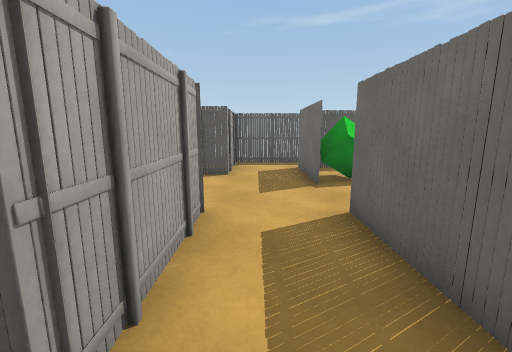
View 1 (above)

18 first-person views from a walk through a Unity game level. The camera is 1.3 m above the floor, tilts 10° down and sees 90° across. The floor is counted in squares, 1 m on a side. Each view is taken from the middle of a square. On the plan, view 1 faces up. The plan holds only what a view shows up to about 13 squares ahead; the rest is blank. The place goes on beyond the plan. The player character is not drawn.

View 2
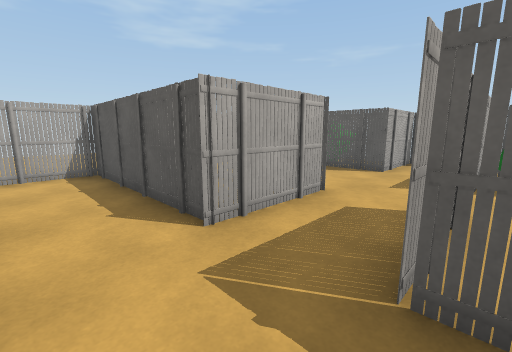

View 3
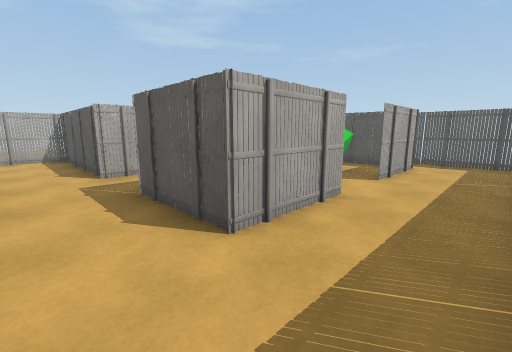

View 4
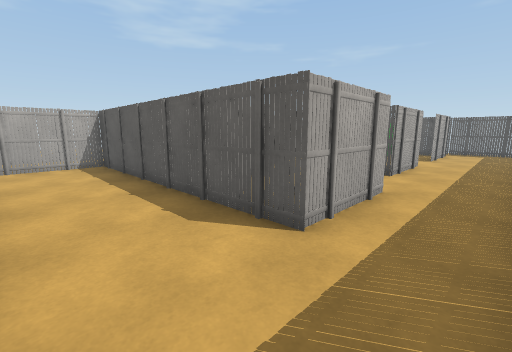

View 5
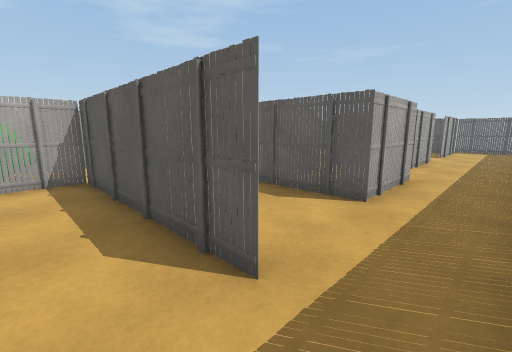

View 6
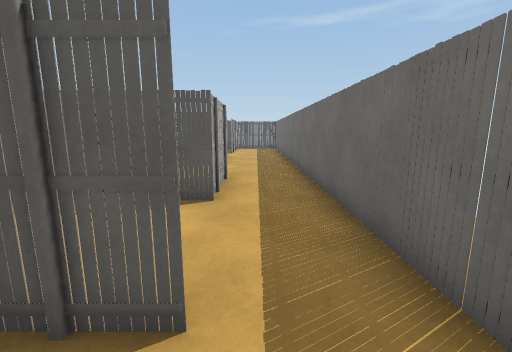

View 7
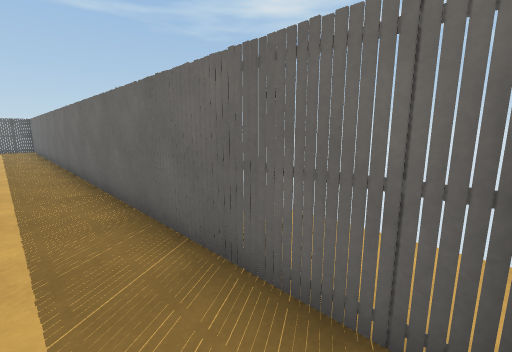

View 8
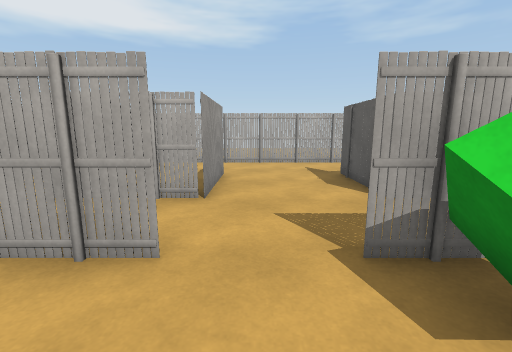

View 9
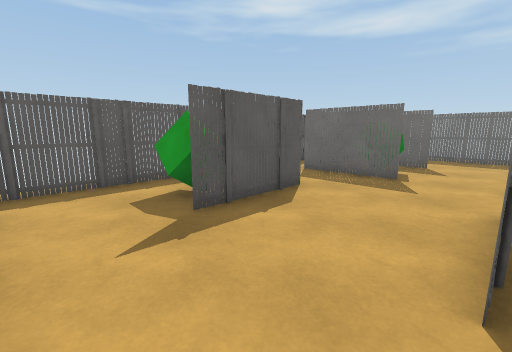

View 10
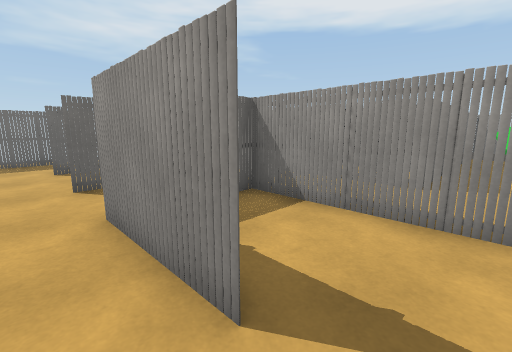

View 11
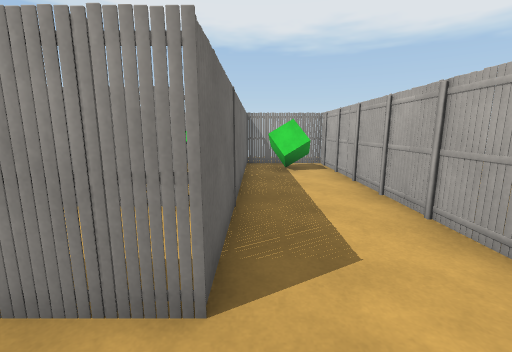

View 12
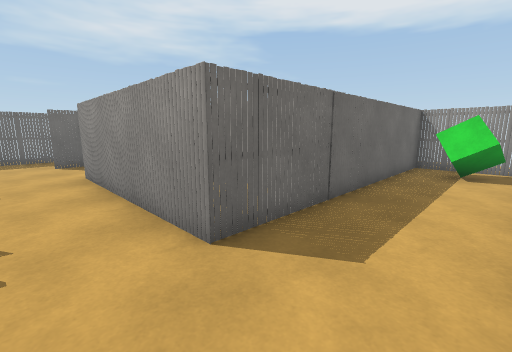

View 13
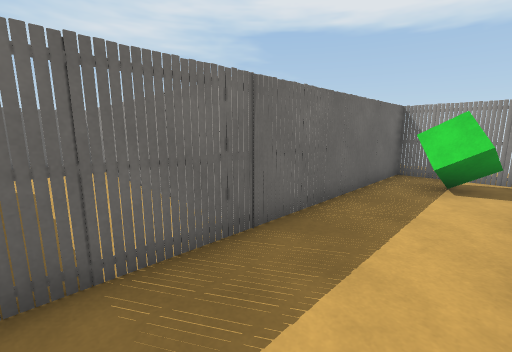

View 14
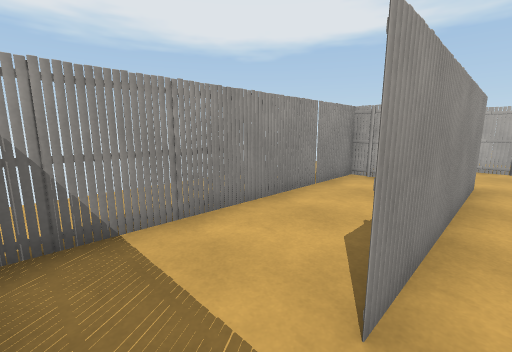

View 15
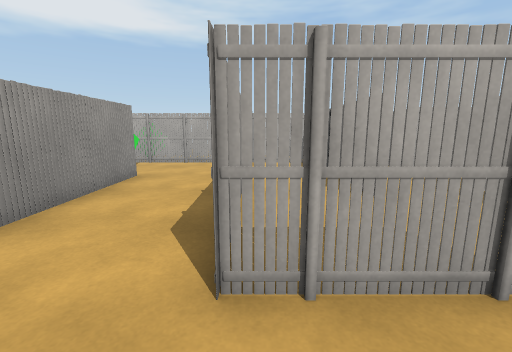

View 16
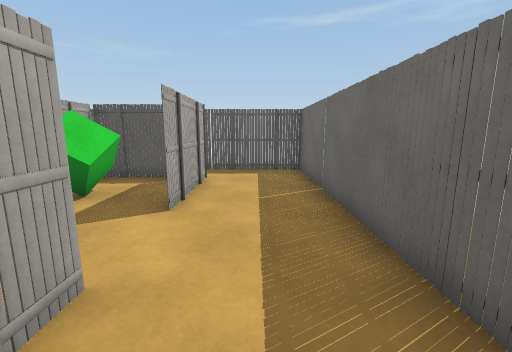

View 17
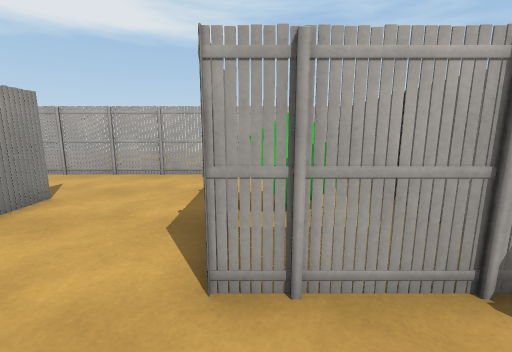

View 18
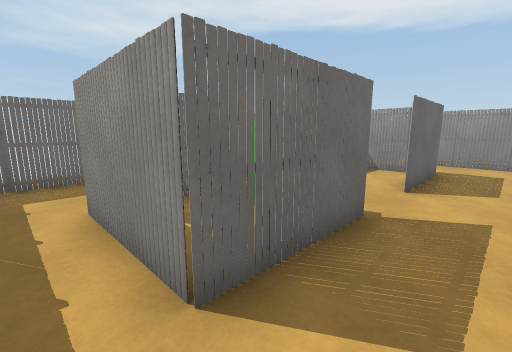

### Floor plan
Key: @ floor where view 1 was taken; # wall or solid block; . floor; T thing the floor can be seen under or through; O other object.
Columns run from 7 left of view 1 to 8 right of it. Each row starts with its distance up from view 1.
 11  ###############
 10 #.....#........#
  9 #...O.#..####..#
  8 #...###..#..#..#
  7 #........#O.#..#
  6 #..............#
  5 #..............#
  4 #...###........#
  3 #.....#.##. #..#
  2 #.....#..#. #..#
  1 ##TTT##..####..#
  0 #......@.......#
 -1 #..............#
 -2 #..#######..#..#
 -3 #..#........#..#
 -4 #..##########..#
 -5 #..#...........#
 -6 #..#...........#
 -7 #..#...........#
 -8 #..#...######..#
 -9 #OO#OO.#.......#
-10 #..#   #.......#
-11         ## ###.

Positions as (right, up) in squares from view 1, and headings:
1: (0, 0), facing up
2: (2, -1), facing up-left
3: (7, -1), facing up-left
4: (7, -7), facing up-left
5: (7, -9), facing up-left
6: (6, -9), facing up
7: (6, -10), facing up-right
8: (4, 5), facing left
9: (-6, 4), facing up-right
10: (-5, 5), facing down-right
11: (-4, 0), facing down
12: (-6, 0), facing down-right
13: (-6, -2), facing down-right
14: (7, -7), facing down-left
15: (7, -4), facing left
16: (6, 2), facing up
17: (1, 8), facing left
18: (0, 10), facing down-right
